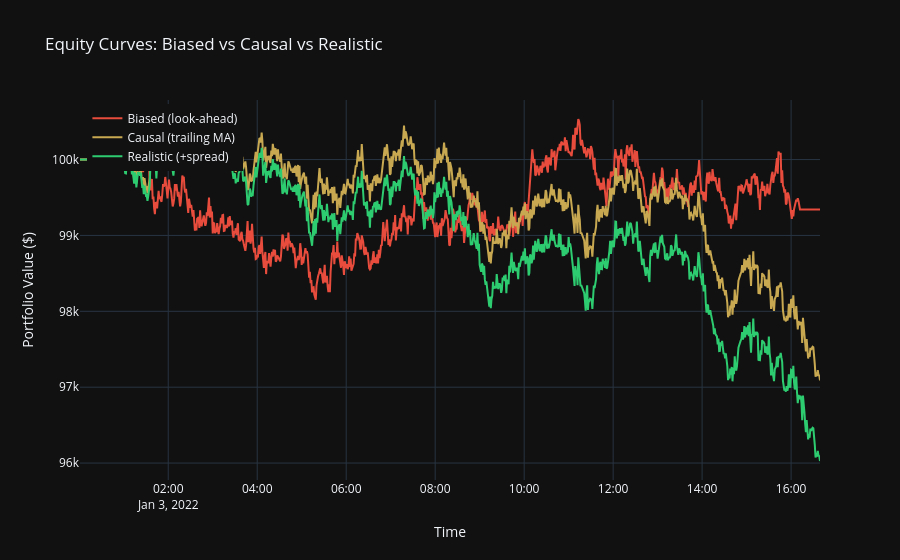

Notebook code for this chart:
### Code cell
fig = go.Figure()
for eq, name, color in [
    (eq_biased,    'Biased (look-ahead)',    RED),
    (eq_causal,    'Causal (trailing MA)',   GOLD),
    (eq_realistic, 'Realistic (+spread)',    GREEN),
]:
    fig.add_trace(go.Scatter(x=eq.index, y=eq, name=name, line=dict(color=color)))

fig.update_layout(
    template=THEME, title='Equity Curves: Biased vs Causal vs Realistic',
    xaxis_title='Time', yaxis_title='Portfolio Value ($)',
    legend=dict(x=0.01, y=0.99)
)
fig.show()

### Figure 1 — Plotly figure (JSON) as saved in the notebook; plotly's stock layout.template omitted (floating-point values rounded to 4 significant figures; data arrays with more than 128 entries replaced by an {"elided": "..."} marker saying what was removed)
{"data": [{"line": {"color": "#E74C3C"}, "name": "Biased (look-ahead)", "type": "scatter", "x": {"elided": "999 str values"}, "y": {"elided": "999 float values"}}, {"line": {"color": "#C8A951"}, "name": "Causal (trailing MA)", "type": "scatter", "x": {"elided": "999 str values"}, "y": {"elided": "999 float values"}}, {"line": {"color": "#2ECC71"}, "name": "Realistic (+spread)", "type": "scatter", "x": {"elided": "999 str values"}, "y": {"elided": "999 float values"}}], "layout": {"legend": {"x": 0.01, "y": 0.99}, "title": {"text": "Equity Curves: Biased vs Causal vs Realistic"}, "xaxis": {"title": {"text": "Time"}}, "yaxis": {"title": {"text": "Portfolio Value ($)"}}}}
